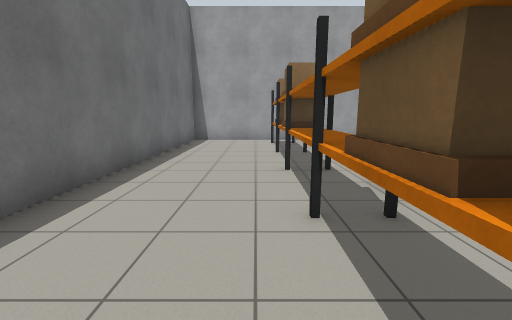
view 1 (above)

16 first-person views from a walk through a Gazebo world. The camera is 1.2 m above the floor, tilts 10° down and sees 90° across. The floor is counted in squares, 1 m on a side. Each view is taken from the middle of a square. On the plan, view 1 faces up. The plan holds only what a view shows up to about 12 squares ahead; the rest is blank. The place goes on beyond the plan.

view 2
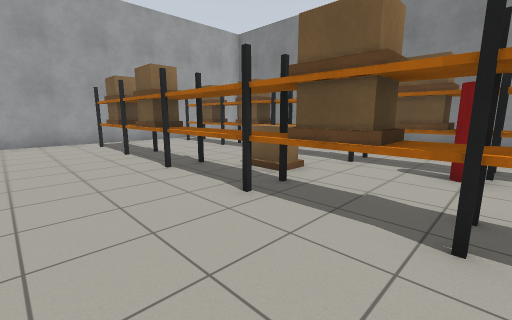

view 3
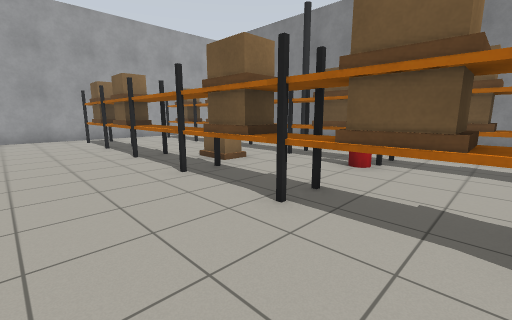

view 4
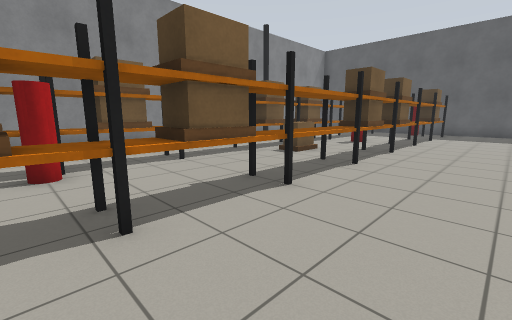

view 5
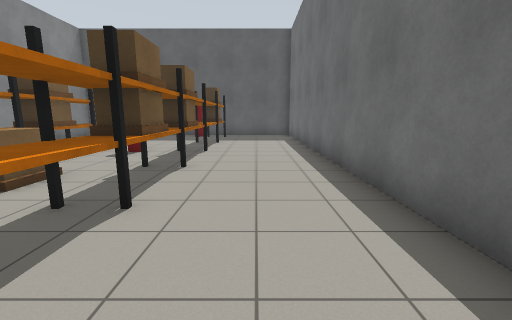

view 6
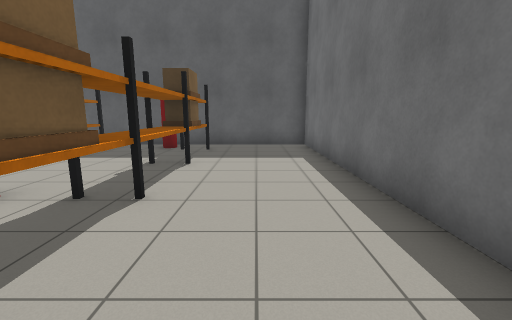

view 7
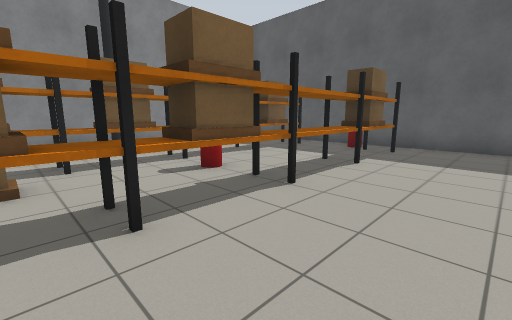

view 8
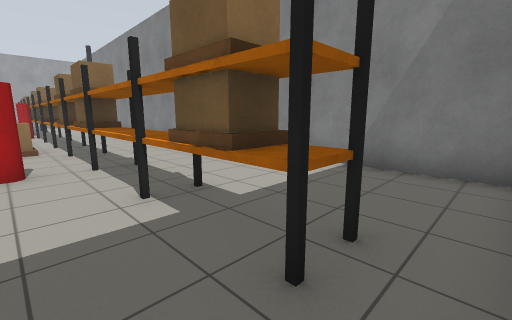

view 9
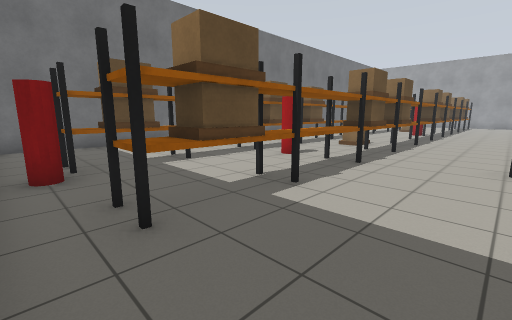

view 10
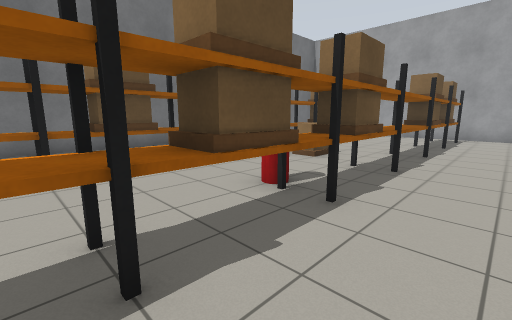

view 11
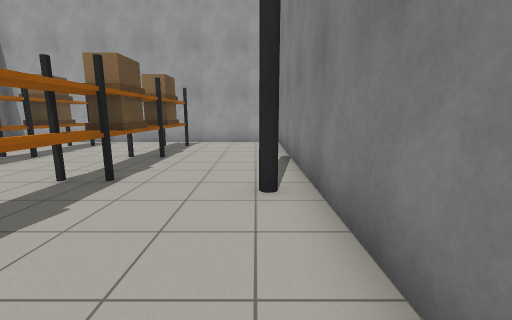

view 12
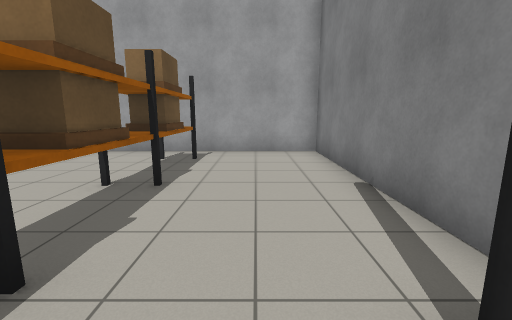

view 13
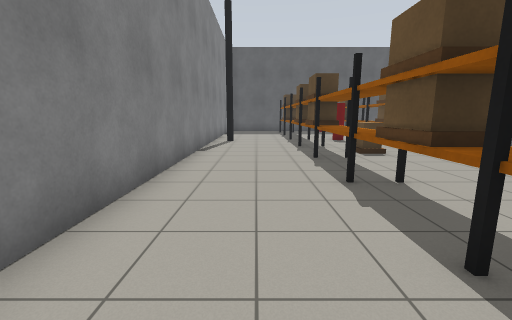

view 14
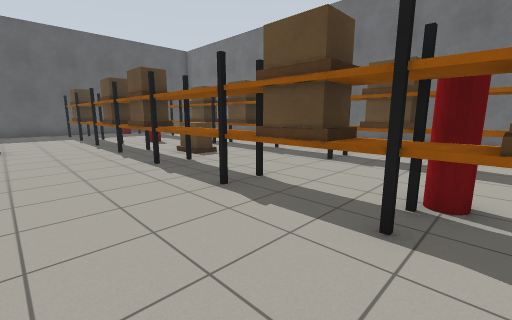

view 15
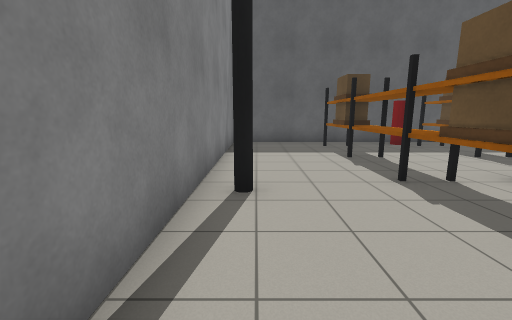

view 16
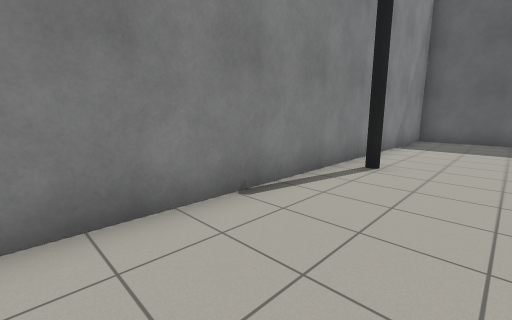

### Floor plan
Key: @ floor where view 1 was taken; # wall or solid block; . floor; P dark grey post; A pallet; B brown box; C red cylinder; I pillar; O other object.
Columns run from 3 left of view 1 to 9 right of it. Each row starts with its distance up from view 1.
 13 #############
 12 #...........#
 11 #...PO.OP...#
 10 #...A...A...#
  9 #...#...#...#
  8 #...PP.PP...#
  7 #...A...A...#
  6 #...PP.PP...#
  5 #...#...#..I#
  4 #...#.B.#...#
  3 #...PP.PP...#
  2 #...A...A...#
  1 #...#..C#...#
  0 #..@PP.PP...#
 -1 #...A...A...#
 -2 #...PP.PP...#
 -3 #...PP.PP...#
 -4 #...#...#...#
 -5 #...PP.PP...#
 -6 #...#.B.#...#
 -7 #...A.B.A...#
 -8 #...PP.PP...#
 -9 #...A...A...#
-10 #...#.C.#..I#
-11 #...PP.PP...#
-12 #...#...#...#
-13 #...PP.PP...#
-14 #...#...#...#
-15 #...AP..A...#
-16 #...PC.PP...#
-17 #...........#
-18 #############

Positions as (right, up) in squares from view 1, and headings:
1: (0, 0), facing up
2: (-2, 0), facing up-right
3: (-2, -2), facing up-right
4: (-2, 1), facing down-right
5: (-1, -2), facing down
6: (-1, -7), facing down
7: (-2, -7), facing down-right
8: (3, -17), facing up-right
9: (8, -17), facing up-left
10: (7, -3), facing up-left
11: (8, 1), facing up
12: (7, 4), facing up
13: (7, 2), facing down
14: (8, 1), facing down-left
15: (8, -6), facing down
16: (6, -4), facing down-right
